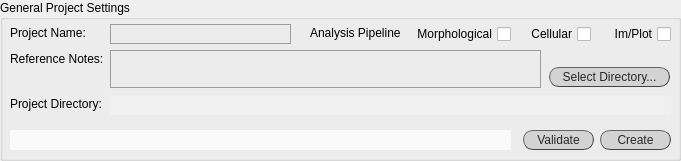
   <widget class="QGroupBox" name="gral_proj_settings">
    <property name="enabled">
     <bool>true</bool>
    </property>
    <property name="geometry">
     <rect>
      <x>10</x>
      <y>40</y>
      <width>681</width>
      <height>161</height>
     </rect>
    </property>
    <property name="styleSheet">
     <string notr="true">QGroupBox#gral_proj_settings{text-decoration: underline; font: 80 10pt &quot;Calibri Light&quot;;}
</string>
    </property>
    <property name="title">
     <string>General Project Settings</string>
    </property>
    <widget class="QLabel" name="lab_proj_name">
     <property name="geometry">
      <rect>
       <x>10</x>
       <y>24</y>
       <width>111</width>
       <height>18</height>
      </rect>
     </property>
     <property name="styleSheet">
      <string notr="true">font: 25 10pt &quot;Calibri Light&quot;;</string>
     </property>
     <property name="text">
      <string>Project Name: </string>
     </property>
    </widget>
    <widget class="QLabel" name="lab_ref_notes">
     <property name="geometry">
      <rect>
       <x>10</x>
       <y>50</y>
       <width>111</width>
       <height>18</height>
      </rect>
     </property>
     <property name="styleSheet">
      <string notr="true">font: 25 10pt &quot;Calibri Light&quot;;</string>
     </property>
     <property name="text">
      <string>Reference Notes: </string>
     </property>
    </widget>
    <widget class="QPushButton" name="button_select_proj_dir">
     <property name="geometry">
      <rect>
       <x>549</x>
       <y>67</y>
       <width>121</width>
       <height>20</height>
      </rect>
     </property>
     <property name="mouseTracking">
      <bool>true</bool>
     </property>
     <property name="focusPolicy">
      <enum>Qt::ClickFocus</enum>
     </property>
     <property name="autoFillBackground">
      <bool>false</bool>
     </property>
     <property name="styleSheet">
      <string notr="true">QPushButton{border-radius:10px;
border-width: 1px;
border-style: outset;
border-color: rgb(66, 66, 66);
background-color: rgb(211, 211, 211);
color: rgb(39, 39, 39);
font: 10pt &quot;Calibri Light&quot;;}

QPushButton:hover{
background-color: #eb6fbd;
border-color: #672146
}</string>
     </property>
     <property name="text">
      <string>Select Directory...</string>
     </property>
     <property name="checkable">
      <bool>true</bool>
     </property>
    </widget>
    <widget class="QLineEdit" name="lineEdit_proj_name">
     <property name="geometry">
      <rect>
       <x>110</x>
       <y>24</y>
       <width>181</width>
       <height>20</height>
      </rect>
     </property>
     <property name="focusPolicy">
      <enum>Qt::ClickFocus</enum>
     </property>
     <property name="styleSheet">
      <string notr="true">QLineEdit {background-color: rgba(0,0,0,0);
border: 1px solid rgb(156, 156, 156);
font: 25 10pt &quot;Calibri Light&quot;;
font-family: &quot;Calibri Light&quot;;
}
QLineEdit:focus { border: 1px solid #eb6fbd;}
					</string>
     </property>
     <property name="maxLength">
      <number>20</number>
     </property>
     <property name="frame">
      <bool>true</bool>
     </property>
    </widget>
    <widget class="QLabel" name="lab_proj_dir">
     <property name="geometry">
      <rect>
       <x>10</x>
       <y>95</y>
       <width>111</width>
       <height>18</height>
      </rect>
     </property>
     <property name="styleSheet">
      <string notr="true">font: 25 10pt &quot;Calibri Light&quot;;</string>
     </property>
     <property name="text">
      <string>Project Directory: </string>
     </property>
    </widget>
    <widget class="QLabel" name="lab_filled_proj_dir">
     <property name="geometry">
      <rect>
       <x>110</x>
       <y>95</y>
       <width>561</width>
       <height>20</height>
      </rect>
     </property>
     <property name="styleSheet">
      <string notr="true">font: 25 9pt &quot;Calibri Light&quot;;
background-color: rgb(240, 240, 240);
color: rgb(100, 100, 100);</string>
     </property>
     <property name="text">
      <string/>
     </property>
    </widget>
    <widget class="QTextEdit" name="textEdit_ref_notes">
     <property name="geometry">
      <rect>
       <x>110</x>
       <y>50</y>
       <width>431</width>
       <height>38</height>
      </rect>
     </property>
     <property name="styleSheet">
      <string notr="true">QTextEdit {background-color: rgba(0,0,0,0);
border: 1px solid rgb(156, 156, 156);
font: 25 10pt &quot;Calibri Light&quot;;
font-family: &quot;Calibri Light&quot;;
}
QTextEdit:focus { border: 1px solid #eb6fbd;}
					</string>
     </property>
    </widget>
    <widget class="QPushButton" name="button_validate_new_proj">
     <property name="geometry">
      <rect>
       <x>523</x>
       <y>130</y>
       <width>71</width>
       <height>20</height>
      </rect>
     </property>
     <property name="autoFillBackground">
      <bool>false</bool>
     </property>
     <property name="styleSheet">
      <string notr="true">QPushButton{border-radius:10px;
border-width: 1px;
border-style: outset;
border-color: rgb(66, 66, 66);
background-color: rgb(211, 211, 211);
color: rgb(39, 39, 39);
font: 10pt &quot;Calibri Light&quot;;}

QPushButton:hover{
background-color: #eb6fbd;
border-color: #672146
}</string>
     </property>
     <property name="text">
      <string>Validate</string>
     </property>
     <property name="checkable">
      <bool>true</bool>
     </property>
     <property name="autoExclusive">
      <bool>false</bool>
     </property>
    </widget>
    <widget class="QLabel" name="lab_validate_create_new_proj">
     <property name="geometry">
      <rect>
       <x>10</x>
       <y>130</y>
       <width>501</width>
       <height>20</height>
      </rect>
     </property>
     <property name="layoutDirection">
      <enum>Qt::LeftToRight</enum>
     </property>
     <property name="styleSheet">
      <string notr="true">font: 25 9pt &quot;Calibri Light&quot;;
color: rgb(170, 0, 127);
background-color: rgb(250, 250, 250);</string>
     </property>
     <property name="text">
      <string/>
     </property>
     <property name="alignment">
      <set>Qt::AlignCenter</set>
     </property>
    </widget>
    <widget class="QCheckBox" name="checkBox_mH">
     <property name="geometry">
      <rect>
       <x>410</x>
       <y>24</y>
       <width>101</width>
       <height>20</height>
      </rect>
     </property>
     <property name="layoutDirection">
      <enum>Qt::RightToLeft</enum>
     </property>
     <property name="styleSheet">
      <string notr="true">font: 25 10pt &quot;Calibri Light&quot;;</string>
     </property>
     <property name="text">
      <string>Morphological</string>
     </property>
     <property name="checked">
      <bool>false</bool>
     </property>
    </widget>
    <widget class="QCheckBox" name="checkBox_mC">
     <property name="geometry">
      <rect>
       <x>530</x>
       <y>24</y>
       <width>61</width>
       <height>20</height>
      </rect>
     </property>
     <property name="layoutDirection">
      <enum>Qt::RightToLeft</enum>
     </property>
     <property name="styleSheet">
      <string notr="true">font: 25 10pt &quot;Calibri Light&quot;;</string>
     </property>
     <property name="text">
      <string>Cellular</string>
     </property>
    </widget>
    <widget class="QLabel" name="lab_analysis_pipeline">
     <property name="geometry">
      <rect>
       <x>310</x>
       <y>24</y>
       <width>91</width>
       <height>18</height>
      </rect>
     </property>
     <property name="styleSheet">
      <string notr="true">font: 25 10pt &quot;Calibri Light&quot;;</string>
     </property>
     <property name="text">
      <string>Analysis Pipeline: </string>
     </property>
    </widget>
    <widget class="QCheckBox" name="checkBox_mP">
     <property name="geometry">
      <rect>
       <x>610</x>
       <y>24</y>
       <width>61</width>
       <height>20</height>
      </rect>
     </property>
     <property name="layoutDirection">
      <enum>Qt::RightToLeft</enum>
     </property>
     <property name="styleSheet">
      <string notr="true">font: 25 10pt &quot;Calibri Light&quot;;</string>
     </property>
     <property name="text">
      <string>Im/Plot</string>
     </property>
    </widget>
    <widget class="QPushButton" name="button_create_initial_proj">
     <property name="geometry">
      <rect>
       <x>600</x>
       <y>130</y>
       <width>71</width>
       <height>20</height>
      </rect>
     </property>
     <property name="autoFillBackground">
      <bool>false</bool>
     </property>
     <property name="styleSheet">
      <string notr="true">QPushButton{border-radius:10px;
border-width: 1px;
border-style: outset;
border-color: rgb(66, 66, 66);
background-color: rgb(211, 211, 211);
color: rgb(39, 39, 39);
font: 10pt &quot;Calibri Light&quot;;}

QPushButton:hover{
background-color: #eb6fbd;
border-color: #672146
}</string>
     </property>
     <property name="text">
      <string>Create</string>
     </property>
     <property name="checkable">
      <bool>true</bool>
     </property>
     <property name="autoExclusive">
      <bool>true</bool>
     </property>
     <property name="autoDefault">
      <bool>false</bool>
     </property>
    </widget>
   </widget>
